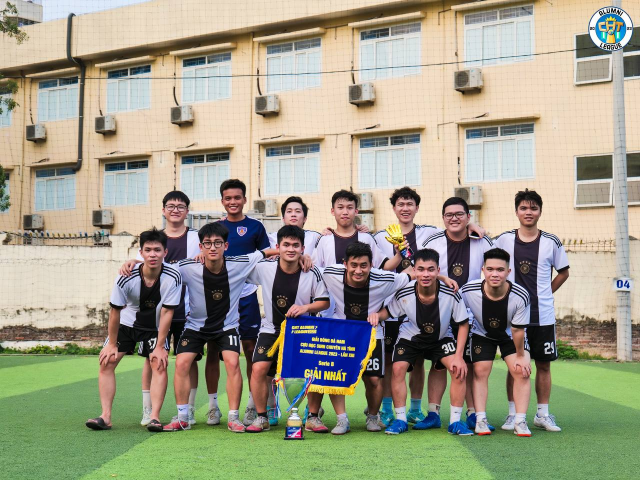
#> input picture test5.jpg, 1280 x 960 px (shown at 1/2 size)
$ python FaceDetectionFromImage.py
#> lines starting #> are read from the running program, lines starting #| are printed output that depends on the picture; after the words box and inside, x2 and y2 are one past the last pixel; in counts of white or black regions, pixels touching at a corner belong together
import cv2

imagePath = "test5.jpg"
checkPath = "haarcascade_frontalface_default.xml"
faceCascade = cv2.CascadeClassifier(checkPath)

image = cv2.imread(imagePath)
#> image is the input picture: shape (960, 1280, 3); mean B, G, R 138.3, 157.2, 159.6
gray = cv2.cvtColor(image, cv2.COLOR_BGR2GRAY)
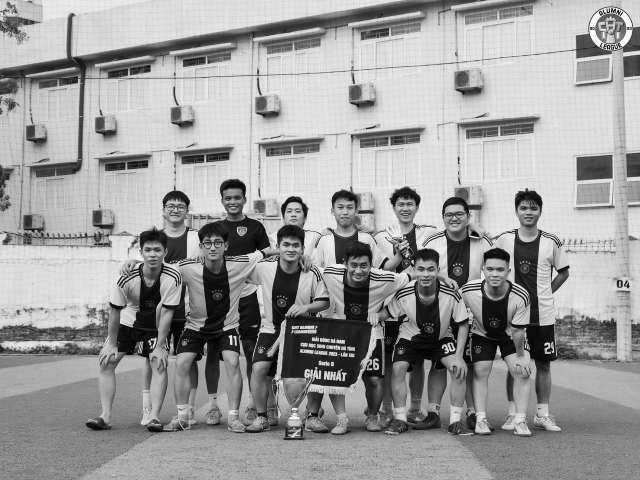
#> gray: shape (960, 1280) (shown at 1/2 size); min 0, max 255, mean 155.8

# Detect faces
faces = faceCascade.detectMultiScale(
    gray,
    scaleFactor = 1.2,
    minNeighbors = 4,
    minSize = (30, 30)
)
#> faces = 13 rows, first 6: [438, 375, 54, 54], [563, 403, 51, 51], [783, 389, 55, 55], [323, 391, 56, 56], [661, 392, 59, 59], [554, 468, 58, 58]

print("Found {0} faces!".format(len(faces)))
#| Found 13 faces!

# Draw rectangles around faces
# (x, y): left-above
# (0, 255, 0): color of the rectangle border
# 2: thickness of the rectangle border
for (x, y, width, height) in faces:
    cv2.rectangle(image, (x, y), (x + width, y + height), (0, 255, 0), 2)
#> this loop made 13 passes
#> (x, y, width, height) on passes 1 to 12: (438, 375, 54, 54), (563, 403, 51, 51), (783, 389, 55, 55), (323, 391, 56, 56), (661, 392, 59, 59), (554, 468, 58, 58), (1026, 395, 58, 58), (882, 408, 54, 54), (396, 462, 61, 61), (277, 478, 58, 58), (691, 511, 54, 54), (824, 518, 57, 57)
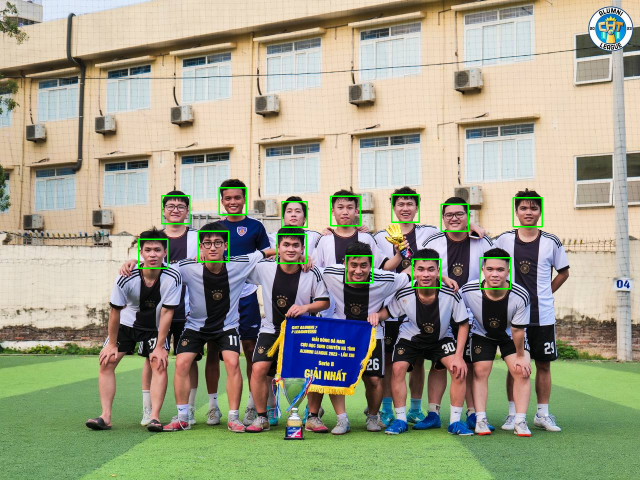
#> image: shape (960, 1280, 3) (shown at 1/2 size); 0.72% of pixels changed, all inside (x1, y1, x2, y2) = (276, 374, 1086, 579)

image_height, image_width, _ = image.shape
#> image_height = 960; image_width = 1280
cv2.namedWindow('Faces found', cv2.WINDOW_NORMAL)
cv2.resizeWindow('Faces found', image_width, image_height)

# Display the image with detected faces
cv2.imshow("Faces found", image)
cv2.waitKey(0)

$ run again, with test1.jpg copied over test5.jpg
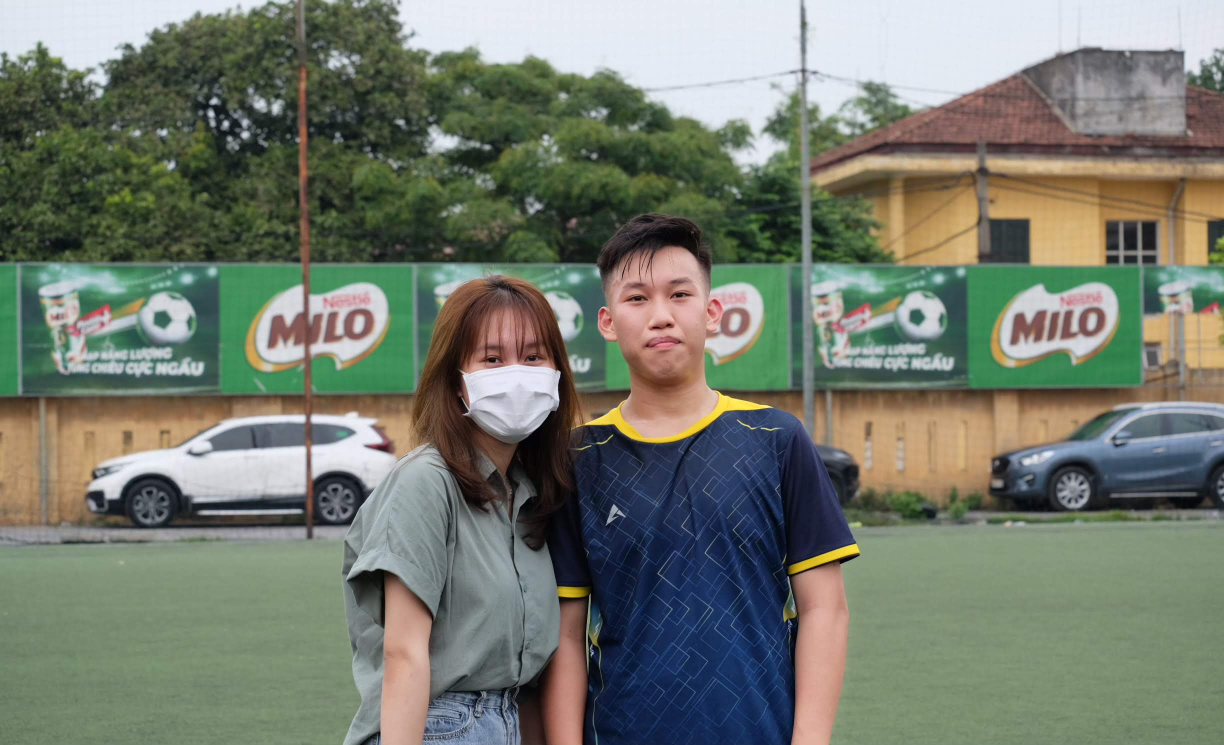
#> input picture test1.jpg, 2448 x 1489 px (shown at 1/2 size)
#> image is the input picture: shape (1489, 2448, 3); mean B, G, R 109.5, 122, 115.7
#> `gray = cv2.cvtColor(image, cv2.COLOR_BGR2GRAY)`:
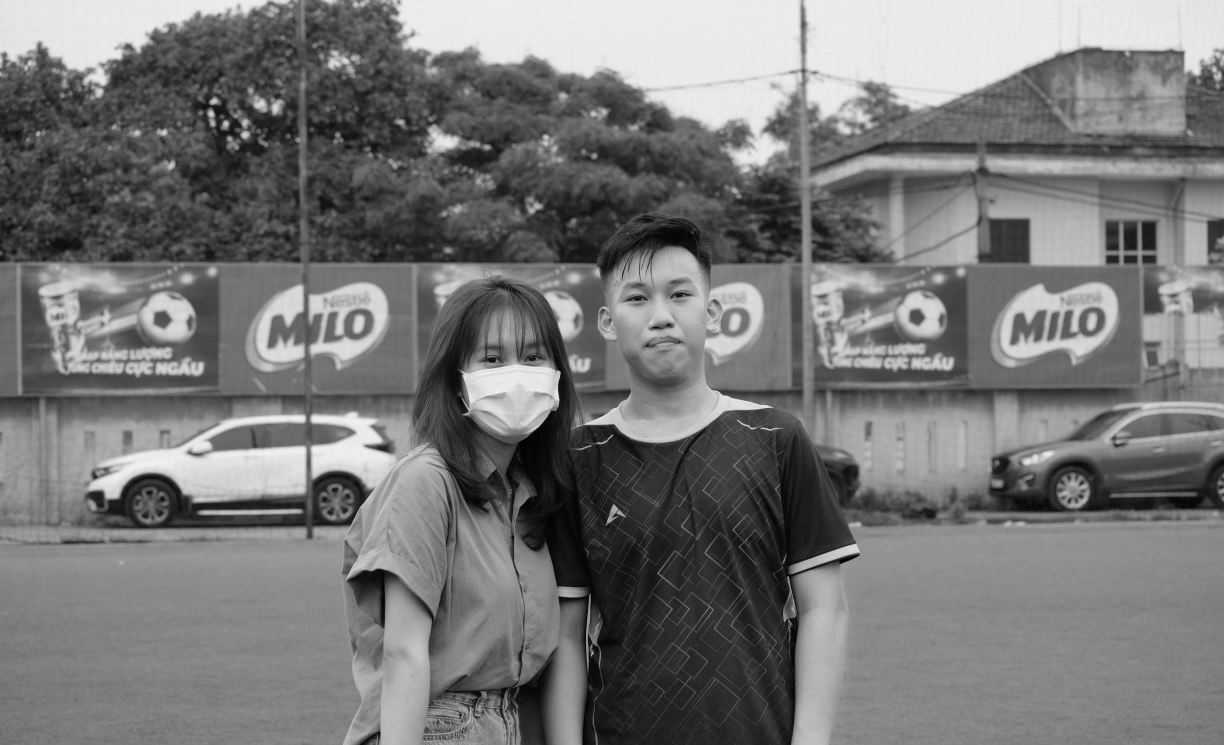
#> gray: shape (1489, 2448) (shown at 1/2 size); min 0, max 250, mean 118.7
#> faces = [[2359, 665, 50, 50], [1190, 492, 258, 258], [902, 620, 246, 246]]
#| Found 3 faces!
#> the loop `for (x, y, width, height) in faces:` made 3 passes
#> after the loop `for (x, y, width, height) in faces:`:
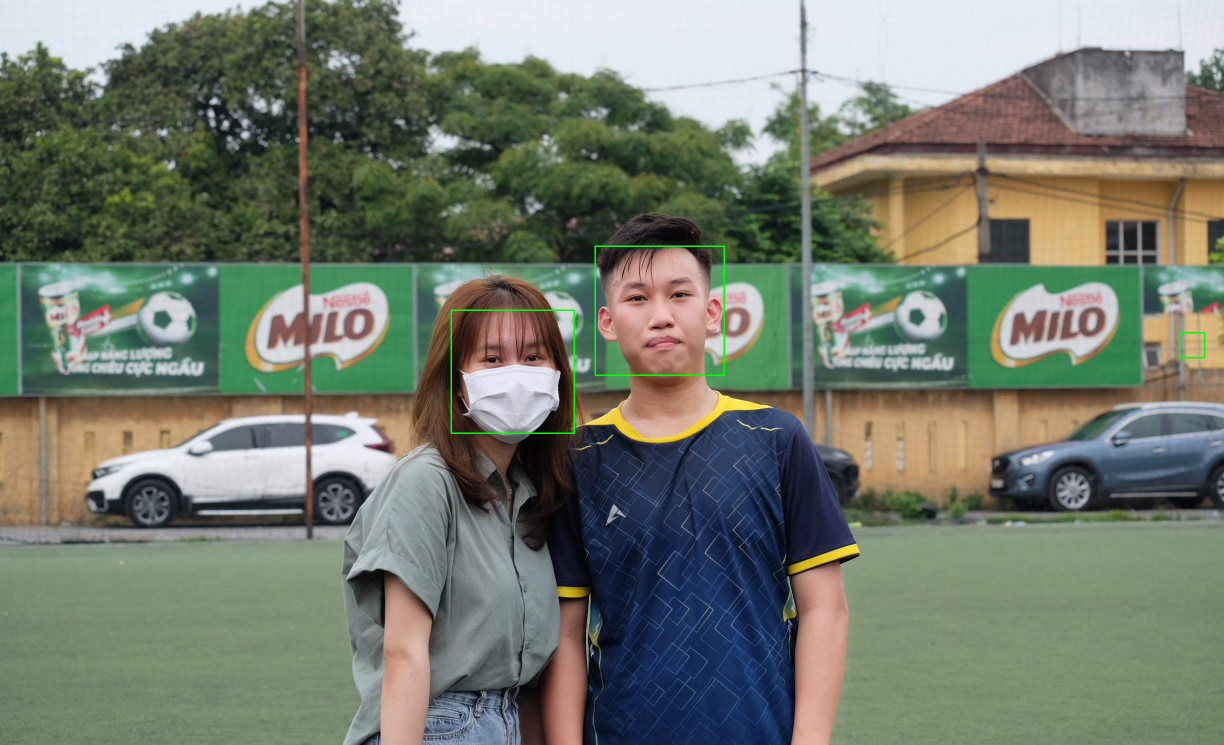
#> image: shape (1489, 2448, 3) (shown at 1/2 size); 0.18% of pixels changed, all inside (x1, y1, x2, y2) = (901, 491, 2411, 868)

$ run again, with test2.JPG copied over test5.jpg
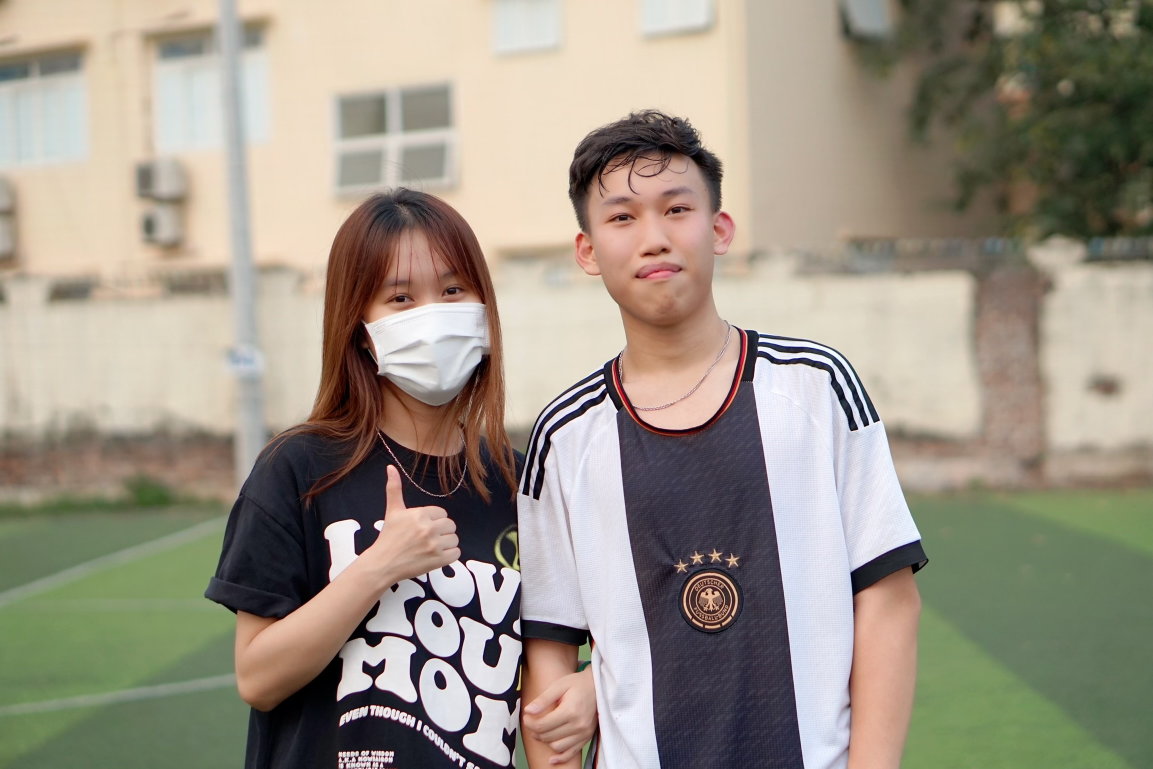
#> input picture test2.JPG, 2305 x 1537 px (shown at 1/2 size)
#> image is the input picture: shape (1537, 2305, 3); mean B, G, R 134.1, 148, 156.1
#> `gray = cv2.cvtColor(image, cv2.COLOR_BGR2GRAY)`:
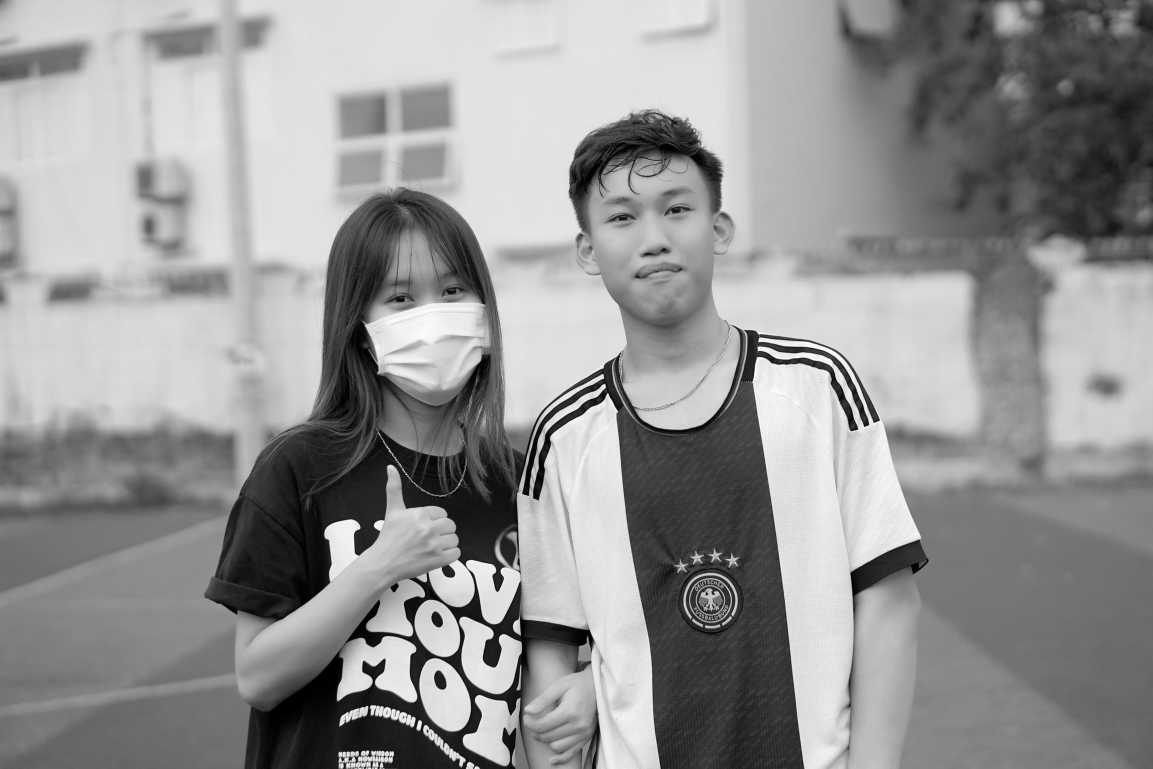
#> gray: shape (1537, 2305) (shown at 1/2 size); min 0, max 255, mean 148.8
#> faces = [[1145, 301, 321, 321], [710, 493, 293, 293]]
#| Found 2 faces!
#> the loop `for (x, y, width, height) in faces:` made 2 passes
#> after the loop `for (x, y, width, height) in faces:`:
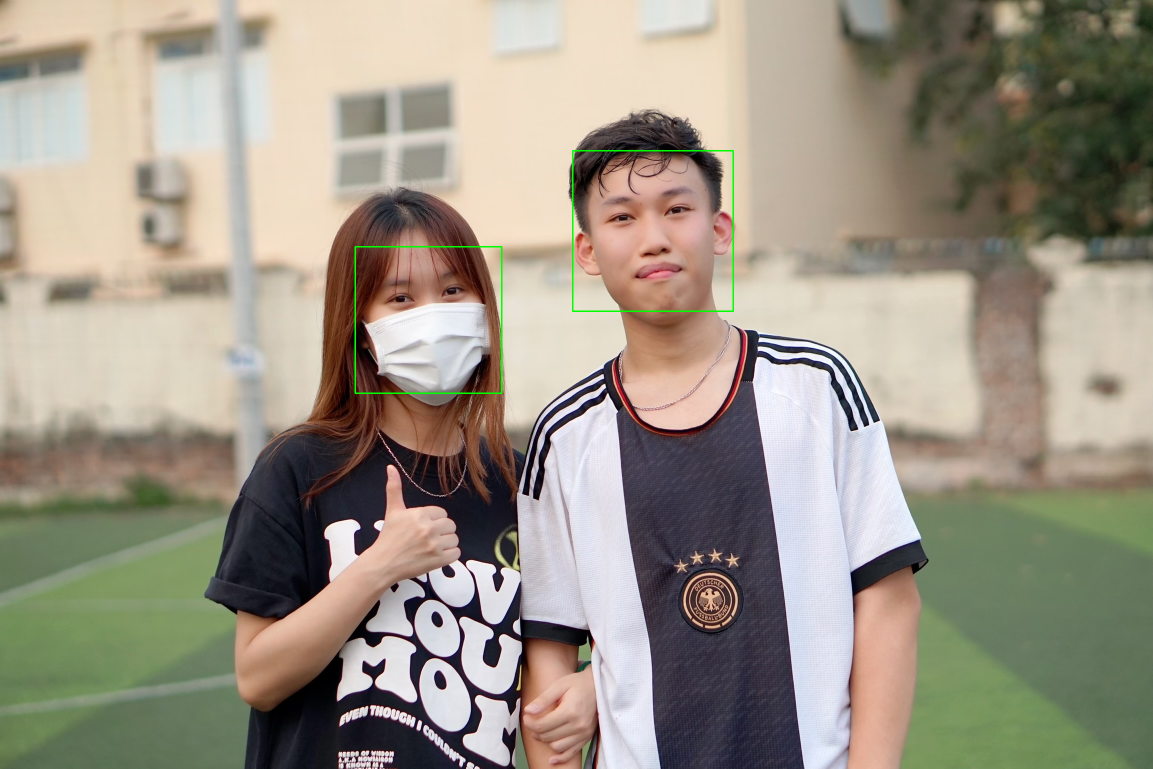
#> image: shape (1537, 2305, 3) (shown at 1/2 size); 0.21% of pixels changed, all inside (x1, y1, x2, y2) = (709, 300, 1468, 788)
